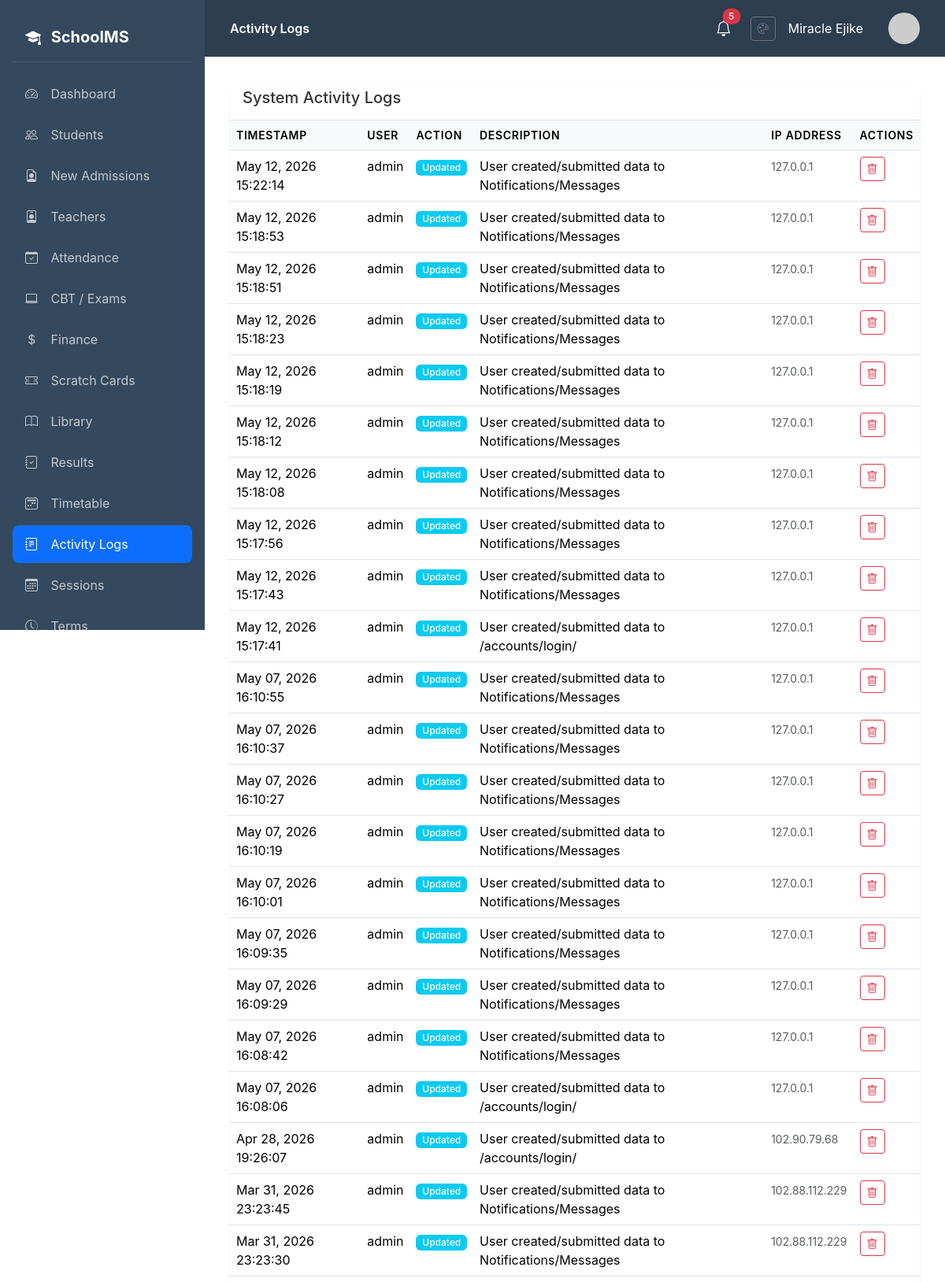
The page /dashboard/audit-logs/ (signed in, upper part) on the database its author committed.
### core/models.py (models this page shows, shortened)
class AuditLog(models.Model):
    ACTION_CHOICES = [
        ('CREATE', 'Created'),
        ('UPDATE', 'Updated'),
        ('DELETE', 'Deleted'),
        ('LOGIN', 'Logged In'),
        ('LOGOUT', 'Logged Out'),
    ]
    user = models.ForeignKey(User, on_delete=models.SET_NULL, null=True, blank=True)
    action = models.CharField(max_length=10, choices=ACTION_CHOICES)
    model_name = models.CharField(max_length=100, blank=True)
    object_id = models.CharField(max_length=100, blank=True)
    description = models.TextField()
    ip_address = models.GenericIPAddressField(null=True, blank=True)
    timestamp = models.DateTimeField(auto_now_add=True)
    class Meta:
        ordering = ['-timestamp']

### core/views.py (the view)
# urls.py: path('audit-logs/', views.audit_logs, name='audit_logs'),
@login_required
def audit_logs(request):
    if request.user.profile.role != 'admin':
        return render(request, '403.html', status=403)
    logs = AuditLog.objects.all().select_related('user').order_by('-timestamp')
    paginator = Paginator(logs, 50)
    page = request.GET.get('page')
    logs = paginator.get_page(page)
    return render(request, 'core/audit_logs.html', {'logs': logs})

### core/context_processors.py (called while the page is built)
def vapid_public_key(request):
    return {
        'vapid_public_key': getattr(settings, 'VAPID_PUBLIC_KEY', ''),
    }

### templates/core/audit_logs.html (shortened to what this page needs)
{% extends 'base.html' %}
{% block page_title %}Activity Logs{% endblock %}
{% block content %}
<div class="card">
    <div class="card-header">
        <h5>System Activity Logs</h5>
    </div>
    <div class="card-body p-0">
        <div class="table-responsive">
            <table class="table table-hover mb-0">
                <thead>
                    <tr>
                        <th>Timestamp</th>
                        <th>User</th>
                        <th>Action</th>
                        <th>Description</th>
                        <th>IP Address</th>
                        <th>Actions</th>
                    </tr>
                </thead>
                <tbody>
                    {% for log in logs %}
                    <tr id="log-{{ log.id }}">
                        <td>{{ log.timestamp|date:"M d, Y H:i:s" }}</td>
                        <td>{{ log.user.username|default:"System" }}</td>
                        <td>
                            <span class="badge {% if log.action == 'DELETE' %}bg-danger{% elif log.action == 'CREATE' %}bg-success{% else %}bg-info{% endif %}">
                                {{ log.get_action_display }}
                            </span>
                        </td>
                        <td>{{ log.description }}</td>
                        <td><small class="text-muted">{{ log.ip_address }}</small></td>
                        <td>
                            <button onclick="deleteLog({{ log.id }})" class="btn btn-sm btn-outline-danger">
                                <i class="bi bi-trash"></i>
                            </button>
                        </td>
                    </tr>
                    {% empty %}
                    <tr><td colspan="5" class="text-center py-4">No activity logs found.</td></tr>
                    {% endfor %}
                </tbody>
            </table>
        </div>
    </div>
</div>
{% endblock %}

### templates/base.html (shortened to what this page needs)
{% load static %}
<!DOCTYPE html>
<html lang="en">
<head>
    <link href="https://cdn.jsdelivr.net/npm/bootstrap@5.3.2/dist/css/bootstrap.min.css" rel="stylesheet">
    <link href="https://cdn.jsdelivr.net/npm/bootstrap-icons@1.11.1/font/bootstrap-icons.css" rel="stylesheet">
    <link rel="stylesheet" href="{% static 'css/theme.css' %}">
</head>
<body>
    <nav class="sidebar">
        <div class="brand">
            <i class="bi bi-mortarboard-fill me-2"></i>
            SchoolMS
        </div>
        <ul class="nav flex-column">
            <li class="nav-item">
                <a class="nav-link {% if request.resolver_match.url_name == 'dashboard' %}active{% endif %}" href="{% url 'core:dashboard' %}">
                    <i class="bi bi-speedometer2"></i> Dashboard
                </a>
            </li>
            {% if user.profile.role == 'admin' or user.profile.role == 'teacher' %}
            <li class="nav-item">
                <a class="nav-link {% if 'students' in request.path %}active{% endif %}" href="{% url 'students:student_list' %}">
                    <i class="bi bi-people"></i> Students
                </a>
            </li>
            {% endif %}
            {% if user.profile.role == 'admin' %}
            <li class="nav-item">
                <a class="nav-link {% if 'admissions' in request.path %}active{% endif %}" href="{% url 'homepage:admission_list' %}">
                    <i class="bi bi-file-earmark-person"></i> New Admissions
                </a>
            </li>
            <li class="nav-item">
                <a class="nav-link {% if 'teachers' in request.path %}active{% endif %}" href="{% url 'teachers:teacher_list' %}">
                    <i class="bi bi-person-badge"></i> Teachers
                </a>
            </li>
            {% endif %}
            {% if user.profile.role == 'admin' or user.profile.role == 'teacher' or user.profile.role == 'student' %}
            <li class="nav-item">
                <a class="nav-link {% if 'attendance' in request.path %}active{% endif %}" href="{% url 'attendance:dashboard' %}">
                    <i class="bi bi-calendar-check"></i> Attendance
                </a>
            </li>
            {% endif %}
            <li class="nav-item">
                <a class="nav-link {% if 'cbt' in request.path %}active{% endif %}" href="{% url 'cbt:dashboard' %}">
                    <i class="bi bi-laptop"></i> CBT / Exams
                </a>
            </li>
            {% if user.profile.role == 'admin' or user.profile.role == 'accountant' or user.profile.role == 'student' %}
            <li class="nav-item">
                <a class="nav-link {% if 'finance' in request.path %}active{% endif %}" href="{% url 'finance:dashboard' %}">
                    <i class="bi bi-currency-dollar"></i> Finance
                </a>
            </li>
            <li class="nav-item">
                <a class="nav-link {% if 'scratchcard' in request.path %}active{% endif %}" href="{% url 'scratchcard:dashboard' %}">
                    <i class="bi bi-ticket-perforated"></i> Scratch Cards
                </a>
            </li>
            {% endif %}
            {% if user.profile.role == 'admin' or user.profile.role == 'librarian' or user.profile.role == 'teacher' or user.profile.role == 'student' %}
            <li class="nav-item">
                <a class="nav-link {% if 'library' in request.path %}active{% endif %}" href="{% url 'library:dashboard' %}">
                    <i class="bi bi-book"></i> Library
                </a>
            </li>
            {% endif %}
            <li class="nav-item">
                <a class="nav-link {% if 'results' in request.path %}active{% endif %}" href="{% url 'students:results_dashboard' %}">
                    <i class="bi bi-journal-check"></i> Results
                </a>
            </li>
            {% if user.profile.role == 'admin' or user.profile.role == 'teacher' %}
            <li class="nav-item">
                <a class="nav-link {% if 'timetable' in request.path %}active{% endif %}" href="{% url 'timetable:list' %}">
                    <i class="bi bi-calendar2-week"></i> Timetable
                </a>
            </li>
            {% endif %}
            {% if user.profile.role == 'admin' %}
            <li class="nav-item">
                <a class="nav-link {% if 'audit-logs' in request.path %}active{% endif %}" href="{% url 'core:audit_logs' %}">
                    <i class="bi bi-journal-text"></i> Activity Logs
                </a>
            </li>
            <li class="nav-item">
                <a class="nav-link {% if 'sessions' in request.path %}active{% endif %}" href="{% url 'core:session_list' %}">
                    <i class="bi bi-calendar3"></i> Sessions
                </a>
            </li>
            <li class="nav-item">
                <a class="nav-link {% if 'terms' in request.path %}active{% endif %}" href="{% url 'core:term_list' %}">
                    <i class="bi bi-clock-history"></i> Terms
                </a>
            </li>
            {% endif %}
        </ul>
    </nav>
    <main class="main-content">
        <div class="top-bar">
            <div>
                <span class="fw-semibold">{% block page_title %}Dashboard{% endblock %}</span>
            </div>
            <div class="d-flex align-items-center gap-3">
                <div class="dropdown me-2">
                    <button class="btn btn-link text-white position-relative p-0 border-0" type="button" id="notificationBell" data-bs-toggle="dropdown" aria-expanded="false">
                        <i class="bi bi-bell fs-5"></i>
                        <span id="notification-badge" class="position-absolute top-0 start-100 translate-middle badge rounded-pill bg-danger d-none">
                        </span>
                    </button>
                </div>
                <a href="{% url 'accounts:theme_settings' %}" class="btn btn-sm btn-outline-secondary" title="Theme Settings">
                    <i class="bi bi-palette"></i>
                </a>
                <span class="me-3">{{ user.get_full_name|default:user.username }}</span>
                <img src="https://ui-avatars.com/api/?name={{ user.username }}&background=4f46e5&color=fff" class="avatar" alt="Avatar">
            </div>
        </div>
        {% block content %}{% endblock %}
    </main>
</body>
</html>

### static/css/theme.css (style rules this page uses)
:root { --primary-color: #0d6efd; --secondary-color: #6c757d; --accent-color: #198754; --navbar-color: #2c3e50; --sidebar-color: #34495e; --background-color: #ffffff; --text-color: #333333; --light-bg: #f8f9fa; --border-color: #dee2e6; }
body { background-color: var(--background-color); color: var(--text-color); transition: background-color 0.3s ease, color 0.3s ease; }
.sidebar { background-color: var(--sidebar-color) !important; transition: background-color 0.3s ease; }
.top-bar { background-color: var(--navbar-color) !important; color: white; transition: background-color 0.3s ease; }
.card { background-color: var(--light-bg); color: var(--text-color); border-color: var(--border-color) !important; transition: background-color 0.3s ease, color 0.3s ease; }
.card-header { background-color: var(--background-color); border-bottom-color: var(--border-color) !important; }
.main-content { background-color: var(--background-color); transition: background-color 0.3s ease; }
.table { color: var(--text-color); }
.table thead th { border-bottom-color: var(--border-color); background-color: var(--light-bg); }
.table tbody td { border-bottom-color: var(--border-color); }
.sidebar .nav-link { color: rgba(255, 255, 255, 0.7); }
.sidebar .nav-link:hover, .sidebar .nav-link.active { background-color: var(--primary-color) !important; color: white; }

### templates/base.html (style rules this page uses)
body { font-family: 'Inter', -apple-system, BlinkMacSystemFont, 'Segoe UI', Roboto, sans-serif; background-color: var(--background-color); overflow-x: hidden; }
.reveal-hidden { opacity: 0; transform: translateY(20px); transition: all 0.6s cubic-bezier(0.4, 0, 0.2, 1); }
.reveal-visible { opacity: 1; transform: translateY(0); }
.btn { transition: all 0.2s ease; }
.sidebar { position: fixed; top: 0; left: 0; height: 100vh; width: var(--sidebar-width); background-color: var(--sidebar-color); padding: 1rem; overflow-y: auto; z-index: 1000; }
.sidebar .brand { color: #fff; font-size: 1.25rem; font-weight: 700; padding: 1rem; margin-bottom: 1rem; border-bottom: 1px solid rgba(255,255,255,0.1); }
.sidebar .nav-link { color: rgba(255,255,255,0.7); padding: 0.75rem 1rem; border-radius: 0.5rem; margin-bottom: 0.25rem; transition: all 0.2s; }
.sidebar .nav-link:hover, .sidebar .nav-link.active { color: #fff; background: rgba(255,255,255,0.1); }
.sidebar .nav-link i { width: 24px; margin-right: 0.75rem; }
.main-content { margin-left: var(--sidebar-width); padding: 2rem; min-height: 100vh; background-color: transparent; color: var(--text-color); position: relative; }
.top-bar { background-color: var(--navbar-color); color: white; padding: 1rem 2rem; margin: -2rem -2rem 2rem -2rem; box-shadow: 0 1px 3px rgba(0,0,0,0.1); display: flex; justify-content: space-between; align-items: center; }
.card { border: none; border-radius: 1rem; box-shadow: 0 1px 3px rgba(0,0,0,0.1); }
.card-header { background: #fff; border-bottom: 1px solid #e2e8f0; font-weight: 600; }
.table th { background: #f8fafc; font-weight: 600; font-size: 0.875rem; text-transform: uppercase; letter-spacing: 0.05em; }
.badge { font-weight: 500; }
.avatar { width: 40px; height: 40px; border-radius: 50%; object-fit: cover; }

### rows shown on the page
AuditLog: timestamp "May 12, 2026 15:22:14", user.username "admin", action "Updated", description "User created/submitted data to Notifications/Messages", ip_address "127.0.0.1"
AuditLog: timestamp "May 12, 2026 15:18:53", user.username "admin", action "Updated", description "User created/submitted data to Notifications/Messages", ip_address "127.0.0.1"
AuditLog: timestamp "May 12, 2026 15:18:51", user.username "admin", action "Updated", description "User created/submitted data to Notifications/Messages", ip_address "127.0.0.1"
AuditLog: timestamp "May 12, 2026 15:18:23", user.username "admin", action "Updated", description "User created/submitted data to Notifications/Messages", ip_address "127.0.0.1"
AuditLog: timestamp "May 12, 2026 15:18:19", user.username "admin", action "Updated", description "User created/submitted data to Notifications/Messages", ip_address "127.0.0.1"
AuditLog: timestamp "May 12, 2026 15:18:12", user.username "admin", action "Updated", description "User created/submitted data to Notifications/Messages", ip_address "127.0.0.1"
AuditLog: timestamp "May 12, 2026 15:18:08", user.username "admin", action "Updated", description "User created/submitted data to Notifications/Messages", ip_address "127.0.0.1"
AuditLog: timestamp "May 12, 2026 15:17:56", user.username "admin", action "Updated", description "User created/submitted data to Notifications/Messages", ip_address "127.0.0.1"
AuditLog: timestamp "May 12, 2026 15:17:43", user.username "admin", action "Updated", description "User created/submitted data to Notifications/Messages", ip_address "127.0.0.1"
AuditLog: timestamp "May 12, 2026 15:17:41", user.username "admin", action "Updated", description "User created/submitted data to /accounts/login/", ip_address "127.0.0.1"
AuditLog: timestamp "May 07, 2026 16:10:55", user.username "admin", action "Updated", description "User created/submitted data to Notifications/Messages", ip_address "127.0.0.1"
AuditLog: timestamp "May 07, 2026 16:10:37", user.username "admin", action "Updated", description "User created/submitted data to Notifications/Messages", ip_address "127.0.0.1"
AuditLog: timestamp "May 07, 2026 16:10:27", user.username "admin", action "Updated", description "User created/submitted data to Notifications/Messages", ip_address "127.0.0.1"
AuditLog: timestamp "May 07, 2026 16:10:19", user.username "admin", action "Updated", description "User created/submitted data to Notifications/Messages", ip_address "127.0.0.1"
AuditLog: timestamp "May 07, 2026 16:10:01", user.username "admin", action "Updated", description "User created/submitted data to Notifications/Messages", ip_address "127.0.0.1"
AuditLog: timestamp "May 07, 2026 16:09:35", user.username "admin", action "Updated", description "User created/submitted data to Notifications/Messages", ip_address "127.0.0.1"
AuditLog: timestamp "May 07, 2026 16:09:29", user.username "admin", action "Updated", description "User created/submitted data to Notifications/Messages", ip_address "127.0.0.1"
AuditLog: timestamp "May 07, 2026 16:08:42", user.username "admin", action "Updated", description "User created/submitted data to Notifications/Messages", ip_address "127.0.0.1"
AuditLog: timestamp "May 07, 2026 16:08:06", user.username "admin", action "Updated", description "User created/submitted data to /accounts/login/", ip_address "127.0.0.1"
AuditLog: timestamp "Apr 28, 2026 19:26:07", user.username "admin", action "Updated", description "User created/submitted data to /accounts/login/", ip_address "102.90.79.68"
AuditLog: timestamp "Mar 31, 2026 23:23:45", user.username "admin", action "Updated", description "User created/submitted data to Notifications/Messages", ip_address "102.88.112.229"
AuditLog: timestamp "Mar 31, 2026 23:23:30", user.username "admin", action "Updated", description "User created/submitted data to Notifications/Messages", ip_address "102.88.112.229"

### other values the page prints
{{ user.get_full_name|default:user.username }} "Miracle Ejike"
